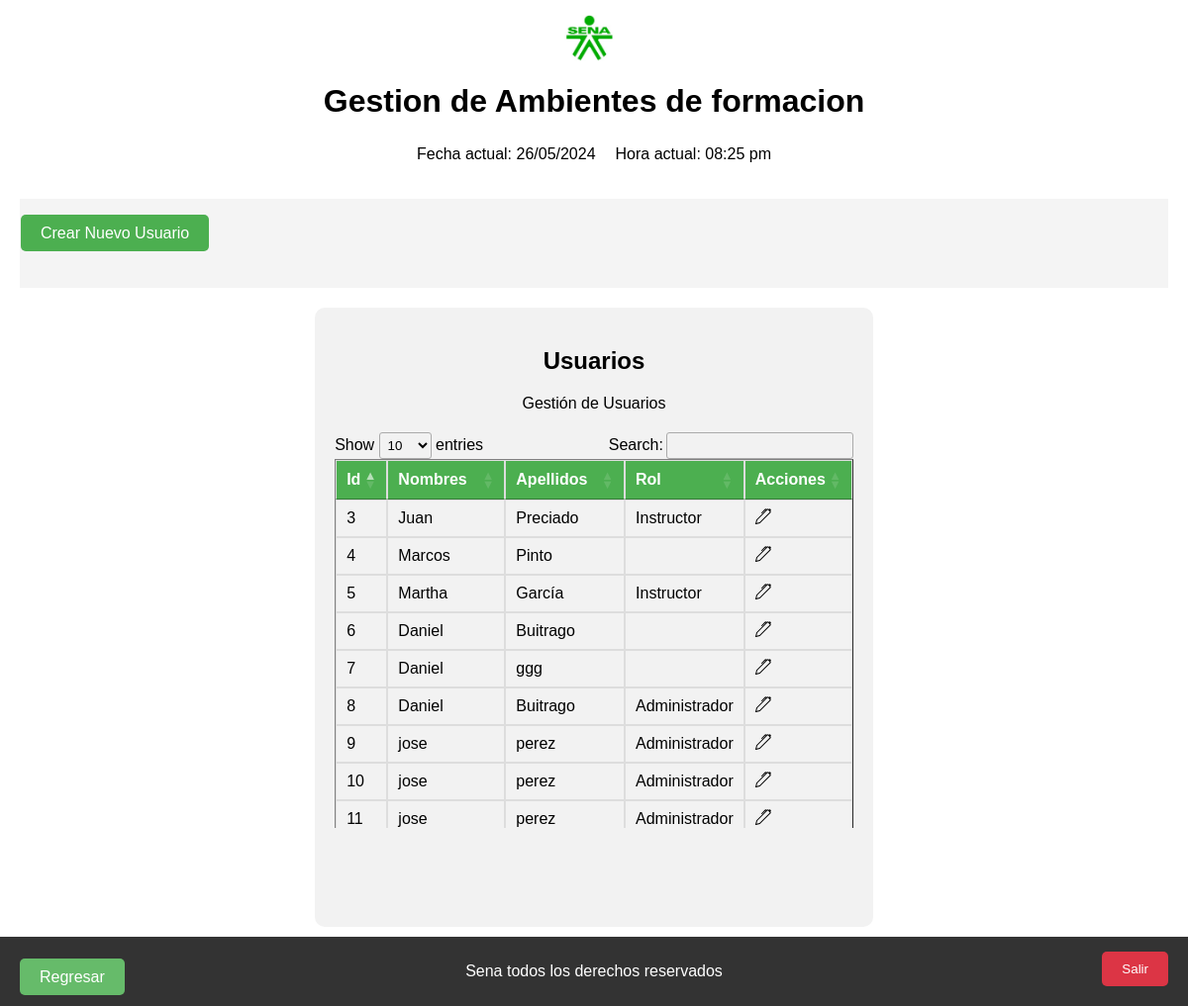
Screenshot of /views/administrador/usuarios/index.php with the database file from the repository.
### tables this page shows
CREATE TABLE `t_usuarios` (
  `Id_usuario` int(11) NOT NULL,
  `Nombres` varchar(100) NOT NULL,
  `Apellidos` varchar(100) NOT NULL,
  `Clave` varchar(255) DEFAULT NULL,
  `Rol` enum('Administrador','Instructor') NOT NULL
);

### views/administrador/usuarios/index.php (the view, shortened to what this page needs)
<?php
    $db = Database::connect();
?>
<!DOCTYPE html>
<html>
<head>
    <link rel="stylesheet" type="text/css" href="../assets/styles.css">
    <link rel="stylesheet" type="text/css" href="https://cdn.datatables.net/1.12.1/css/jquery.dataTables.css">
</head>
<body>
<header>
    <div class="logo-container">
        <img src="../assets/Logo-Sena.jpg" alt="Logo de la empresa" class="logo">
    </div>
    <div class="title">
        <h1>Gestion de Ambientes de formacion</h1>
    </div>
    <div class="datetime">
        <?php
        $fechaActual = date("d/m/Y");
        $horaActual = date("h:i a");
        ?>
        <div class="datetime">
            <div class="fecha">
                <p>Fecha actual: <?php echo $fechaActual; ?></p>
            </div>
            <div class="hora">
                <p>Hora actual: <?php echo $horaActual; ?></p>
            </div>
        </div>
    </div>
</header>
<nav>
    <div class="filtro-y-crear">
        <div class="crear-ambiente">
            <ul>
                <?php
                $url_create = '/dashboard/gestion%20de%20ambientes/admin/createUsuario/';
                ?>
                <li><a href="<?php echo $url_create; ?>" id="btn-create">Crear Nuevo Usuario</a></li>
            </ul>
        </div>
    </div>
</nav>
<section class="ambiente" id="section-ambiente">
    <div class="subtitulo-ambiente">
        <h2>Usuarios</h2>
    </div>
    <div class="descripcion-ambiente">
        <p>Gestión de Usuarios</p>
    </div>
    <div class="tabla-ambientes tabla-scroll">
        <table class="table table-striped table-dark table_id" border="1" id="tabla-ambientes">
            <thead>
                <tr>
                    <th>Id</th>
                    <th>Nombres</th>
                    <th>Apellidos</th>
                    <th>Rol</th>
                    <th>Acciones</th>
                </tr>
            </thead>
            <tbody>
                <?php
                $query = "SELECT id_usuario, Nombres, Apellidos, Clave, Rol FROM t_usuarios";
                $result = $db->query($query);
                if ($result->num_rows > 0) {
                    while($row = $result->fetch_assoc()) {
                        echo "<tr>";
                        echo "<td>" . $row["id_usuario"] . "</td>";
                        echo "<td>" . $row["Nombres"] . "</td>";
                        echo "<td>" . $row["Apellidos"] . "</td>";
                        echo "<td>" . $row["Rol"] . "</td>";
                        echo "<td>";
                        $url_update = '/dashboard/gestion%20de%20ambientes/admin/updateUsuario/';
                        echo "<a href='" . $url_update . $row['id_usuario'] . "' class=''><img src='../assets/editar.svg'></a>";
                        echo "</td>";
                        echo "</tr>";
                    }
                } else {
                    echo "<tr><td colspan='3'>0 resultados</td></tr>";
                }
                ?>
            </tbody>
        </table>
        <div class="regresar">
            <?php
            $url_regresar = 'home';
            ?>
            <a href="<?php echo $url_regresar; ?>" class="button boton-centrado" id="btn-regresar">Regresar</a>
        </div>
        <div class="salir">
            <button id="btn_salir">Salir</button>
        </div>
    </div>
</section>
<footer>
    <p>Sena todos los derechos reservados</p>
</footer>
</body>
</html>

### assets/styles.css (style rules this page uses)
body { margin: 15px 0 0 0; padding: 0; display: flex; flex-direction: column; align-items: center; justify-content: center; min-height: 100vh; font-family: Arial, sans-serif; }
header { display: flex; flex-direction: column; align-items: center; justify-content: space-between; margin-bottom: 20px; }
header h1 { margin-bottom: 10px; }
.logo-container { display: flex; align-items: center; margin-right: 10px; }
.logo { width: 50px; height: auto; }
nav { background-color: #f4f4f4; padding: 10px 0; text-align: center; margin-bottom: 20px; width: calc(100% - 40px); max-width: 1200px; margin-left: auto; margin-right: auto; }
nav ul { list-style-type: none; padding: 0; }
nav ul li { display: inline-block; margin-right: 20px; }
nav ul li:last-child { margin-right: 0; }
nav ul li a { text-decoration: none; color: #333; }
.datetime { display: flex; justify-content: space-between; margin-bottom: 0px; }
.datetime .fecha { margin-right: 10px; }
.datetime .hora { margin-left: 10px; }
footer { position: fixed; bottom: 0; left: 0; width: 100%; background-color: #333; color: #fff; text-align: center; padding: 10px 0; }
.ambiente { background-color: #f2f2f2; padding: 20px; border-radius: 10px; margin: 0px; margin-bottom: 80px; max-width: 1200px; }
.subtitulo-ambiente { text-align: center; margin-bottom: 20px; }
.descripcion-ambiente { text-align: center; margin-bottom: 20px; }
.tabla-ambientes { max-height: 400px; overflow-y: auto; margin-bottom: 80px; }
.tabla-ambientes table { width: 100%; border-collapse: collapse; }
.tabla-ambientes th, .tabla-ambientes td { padding: 8px; border: 1px solid #ddd; text-align: left; }
.tabla-ambientes th { background-color: #4CAF50; color: white; }
.tabla-ambientes tr:nth-child(even) { background-color: #f2f2f2; }
.boton-modificar, .boton-generar-qr, .boton-habilitar, .boton-inhabilitar, .boton-centrado { background-color: #66BB6A; color: white; padding: 10px 20px; border: none; border-radius: 5px; text-decoration: none; }
.salir { position: fixed; bottom: 20px; right: 20px; z-index: 1; }
#btn_salir { background-color: #dc3545; color: white; padding: 10px 20px; border: none; border-radius: 5px; cursor: pointer; }
.regresar { position: fixed; bottom: 20px; left: 20px; z-index: 1; }
.filtro-y-crear { display: flex; align-items: center; justify-content: space-between; margin-bottom: 20px; width: calc(100% - 40px); max-width: 1200px; margin-left: auto; margin-right: auto; }
#btn-create { background-color: #4CAF50; color: white; padding: 10px 20px; border: none; border-radius: 5px; text-decoration: none; cursor: pointer; transition: background-color 0.3s; margin-left: -20%; }

### rows the page displays
t_usuarios: Id_usuario "3", Nombres "Juan", Apellidos "Preciado", Rol "Instructor"
t_usuarios: Id_usuario "4", Nombres "Marcos", Apellidos "Pinto"
t_usuarios: Id_usuario "5", Nombres "Martha", Apellidos "García", Rol "Instructor"
t_usuarios: Id_usuario "6", Nombres "Daniel", Apellidos "Buitrago"
t_usuarios: Id_usuario "7", Nombres "Daniel", Apellidos "ggg"
t_usuarios: Id_usuario "8", Nombres "Daniel", Apellidos "Buitrago", Rol "Administrador"
t_usuarios: Id_usuario "9", Nombres "jose", Apellidos "perez", Rol "Administrador"
t_usuarios: Id_usuario "10", Nombres "jose", Apellidos "perez", Rol "Administrador"
t_usuarios: Id_usuario "11", Nombres "jose", Apellidos "perez", Rol "Administrador"
